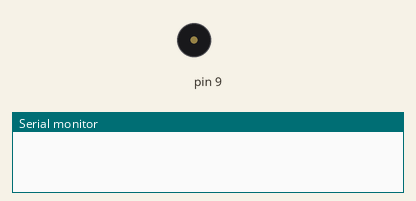
Recording of a sketch running on a simulated Arduino Uno, built with avr-gcc and run on an emulated ATmega328P. Shown: buzzer (waves = sounding), the last lines printed to the serial monitor.

Above: at 2.2 s.
At 6.64 s:
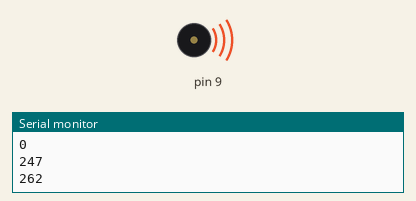
Timing chart, 0 to 11.5 s (numbered marks = the images above):
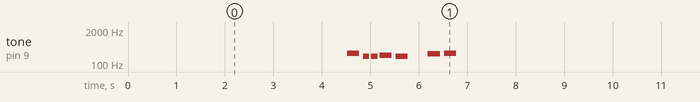

Measured:
- by itself, tone on pin 9: repeats every 8.9 s: silent 0.08 s, 2 × (196 Hz 0.13 s, silent 0.04 s), 220 Hz 0.25 s, silent 0.08 s, 196 Hz 0.25 s, silent 0.42 s, 247 Hz 0.25 s, silent 0.08 s, 262 Hz 0.25 s, silent 6.6 s, 262 Hz 0.25 s

The sketch:

toneAC_demo.ino
```cpp
/* ---------------------------------------------------------------------------
Connect a piezo buzzer (without internal oscillator) or speaker to these pins:
  Pins  9 & 10 - ATmega328, ATmega128, ATmega640, ATmega8, Uno, Leonardo, etc.
  Pins 11 & 12 - ATmega2560/2561, ATmega1280/1281, Mega
  Pins 12 & 13 - ATmega1284P, ATmega644
  Pins 14 & 15 - Teensy 2.0
  Pins 25 & 26 - Teensy++ 2.0
Be sure to include an inline 100 ohm resistor on one pin as you normally do when connecting a piezo or speaker.
--------------------------------------------------------------------------- */

#include <toneAC.h>

int g3 = 196;
int a3 = 220;
int b3 = 247;
int c4 = 262;
int d4 = 294;
int e4 = 330;
int f4 = 350;
int g4 = 392;


// Melody liberated from the toneMelody Arduino example sketch by Tom Igoe.
//int melody[] = { c4, g3, a3, a3,g3, 0, b3,c4 };
int melody[] = { 262, 196, 196, 220, 196, 0, 247, 262 };
int noteDurations[] = { 4, 8, 8, 4, 4, 4, 4, 4 };

void setup() {

  Serial.begin(9600);

  }
void loop() {
  for (unsigned long freq = 125; freq <= 5000; freq += 2) {
    toneAC(freq); // Play the frequency (125 Hz to 15 kHz sweep in 10 Hz steps).
    delay(1);     // Wait 1 ms so you can hear it.
  }
  toneAC(); // Turn off toneAC, can also use noToneAC().

  delay(2000);

  for (int thisNote = 0; thisNote < 8; thisNote++) {
    int noteDuration = 1000 / noteDurations[thisNote];

    Serial.println(melody[thisNote]);


    toneAC(melody[thisNote], 10, noteDuration, true); // Play thisNote at full volume for noteDuration in the background.
    delay(noteDuration * 4 / 3); // Wait while the tone plays in the background, plus another 33% delay between notes.
  }
   delay(2000);


}
```
